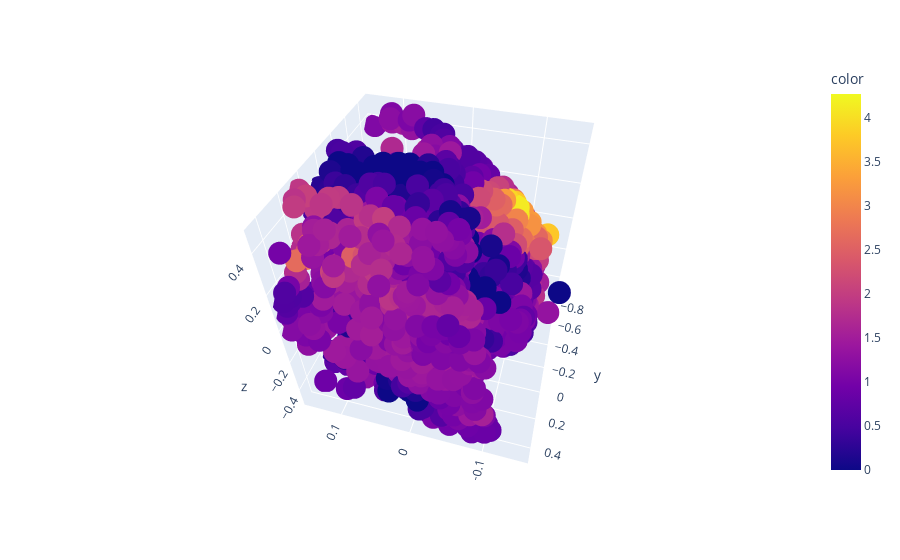

Write notebook code for a chart like this one.
### Code cell
import plotly.express as px
import numpy as np
ind = 6
points0 = np.squeeze(points[ind].cpu().numpy()).T
point0_features = np.squeeze(glb0[ind].detach().cpu().numpy()).T

fig = px.scatter_3d(x=points0[:, 0], y=points0[:, 1], z=points0[:, 2], color=point0_features[:, 1])
fig.show()

### Figure 1 — Plotly figure (JSON) as saved in the notebook; plotly's stock layout.template omitted (floating-point values rounded to 4 significant figures; data arrays with more than 128 entries replaced by an {"elided": "..."} marker saying what was removed)
{"data": [{"hovertemplate": "x=%{x}<br>y=%{y}<br>z=%{z}<br>color=%{marker.color}<extra></extra>", "legendgroup": "", "marker": {"color": {"elided": "2048 float values"}, "coloraxis": "coloraxis", "symbol": "circle"}, "mode": "markers", "name": "", "scene": "scene", "showlegend": false, "type": "scatter3d", "x": {"elided": "2048 float values"}, "y": {"elided": "2048 float values"}, "z": {"elided": "2048 float values"}}], "layout": {"autosize": true, "coloraxis": {"colorbar": {"title": {"text": "color"}}, "colorscale": [[0, "#0d0887"], [0.1111, "#46039f"], [0.2222, "#7201a8"], [0.3333, "#9c179e"], [0.4444, "#bd3786"], [0.5556, "#d8576b"], [0.6667, "#ed7953"], [0.7778, "#fb9f3a"], [0.8889, "#fdca26"], [1, "#f0f921"]]}, "legend": {"tracegroupgap": 0}, "margin": {"t": 60}, "scene": {"aspectmode": "auto", "aspectratio": {"x": 1, "y": 1, "z": 1}, "camera": {"center": {"x": 0, "y": 0, "z": 0}, "eye": {"x": -0.4248, "y": 1.506, "z": 1.496}, "projection": {"type": "perspective"}, "up": {"x": 0, "y": 0, "z": 1}}, "domain": {"x": [0, 1], "y": [0, 1]}, "xaxis": {"title": {"text": "x"}, "type": "linear"}, "yaxis": {"title": {"text": "y"}, "type": "linear"}, "zaxis": {"title": {"text": "z"}, "type": "linear"}}}}
